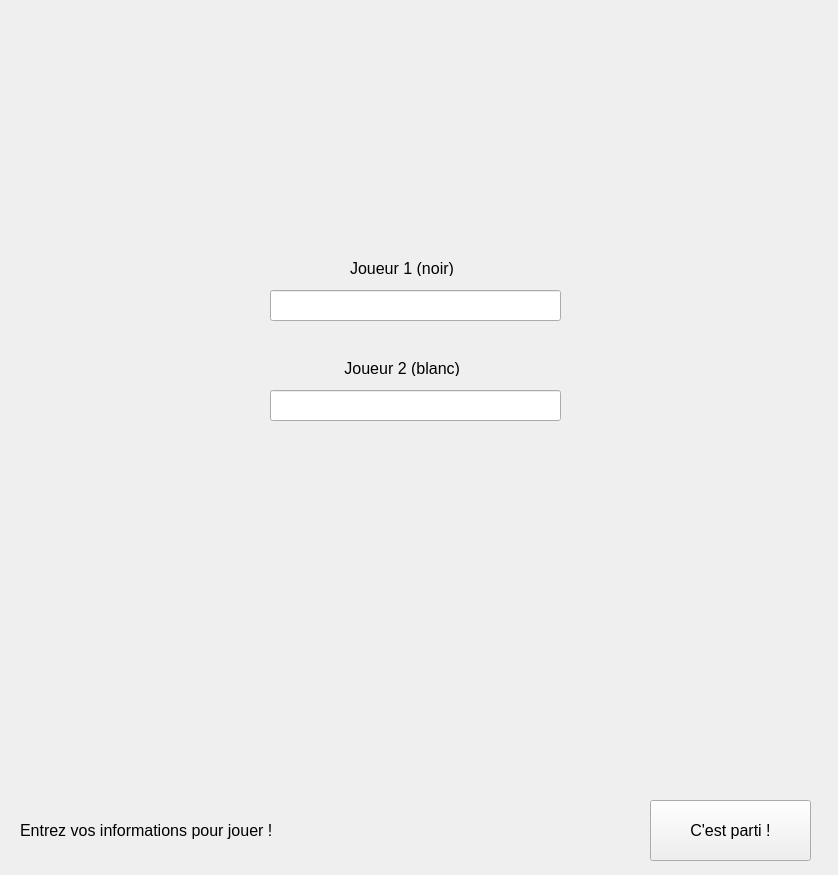
<?xml version="1.0" encoding="UTF-8"?>
<ui version="4.0">
 <class>View</class>
 <widget class="QMainWindow" name="View">
  <property name="geometry">
   <rect>
    <x>0</x>
    <y>0</y>
    <width>838</width>
    <height>875</height>
   </rect>
  </property>
  <property name="windowTitle">
   <string>MainWindow</string>
  </property>
  <widget class="QWidget" name="centralwidget">
   <widget class="QWidget" name="horizontalLayoutWidget">
    <property name="geometry">
     <rect>
      <x>20</x>
      <y>800</y>
      <width>611</width>
      <height>61</height>
     </rect>
    </property>
    <layout class="QHBoxLayout" name="horizontalLayout">
     <item>
      <widget class="QLabel" name="label">
       <property name="font">
        <font>
         <pointsize>12</pointsize>
        </font>
       </property>
       <property name="text">
        <string>Entrez vos informations pour jouer !</string>
       </property>
       <property name="wordWrap">
        <bool>true</bool>
       </property>
      </widget>
     </item>
    </layout>
   </widget>
   <widget class="QWidget" name="verticalLayoutWidget">
    <property name="geometry">
     <rect>
      <x>-10</x>
      <y>-10</y>
      <width>851</width>
      <height>801</height>
     </rect>
    </property>
    <layout class="QVBoxLayout" name="verticalLayout"/>
   </widget>
   <widget class="QPushButton" name="pushButton">
    <property name="geometry">
     <rect>
      <x>650</x>
      <y>800</y>
      <width>161</width>
      <height>61</height>
     </rect>
    </property>
    <property name="font">
     <font>
      <pointsize>12</pointsize>
     </font>
    </property>
    <property name="text">
     <string>C'est parti !</string>
    </property>
   </widget>
   <widget class="QLabel" name="playerWhite">
    <property name="geometry">
     <rect>
      <x>690</x>
      <y>-10</y>
      <width>141</width>
      <height>61</height>
     </rect>
    </property>
    <property name="font">
     <font>
      <pointsize>12</pointsize>
     </font>
    </property>
    <property name="text">
     <string/>
    </property>
   </widget>
   <widget class="QLabel" name="playerBlack">
    <property name="geometry">
     <rect>
      <x>10</x>
      <y>-10</y>
      <width>141</width>
      <height>61</height>
     </rect>
    </property>
    <property name="font">
     <font>
      <pointsize>12</pointsize>
     </font>
    </property>
    <property name="text">
     <string/>
    </property>
   </widget>
   <widget class="QLabel" name="playerWhiteTake">
    <property name="geometry">
     <rect>
      <x>690</x>
      <y>20</y>
      <width>141</width>
      <height>61</height>
     </rect>
    </property>
    <property name="font">
     <font>
      <pointsize>12</pointsize>
     </font>
    </property>
    <property name="text">
     <string/>
    </property>
   </widget>
   <widget class="QLabel" name="playerBlackTake">
    <property name="geometry">
     <rect>
      <x>10</x>
      <y>20</y>
      <width>141</width>
      <height>61</height>
     </rect>
    </property>
    <property name="font">
     <font>
      <pointsize>12</pointsize>
     </font>
    </property>
    <property name="text">
     <string/>
    </property>
   </widget>
   <widget class="QLabel" name="labelBlack">
    <property name="geometry">
     <rect>
      <x>350</x>
      <y>260</y>
      <width>141</width>
      <height>16</height>
     </rect>
    </property>
    <property name="font">
     <font>
      <pointsize>12</pointsize>
     </font>
    </property>
    <property name="text">
     <string>Joueur 1 (noir)</string>
    </property>
   </widget>
   <widget class="QLabel" name="labelWhite">
    <property name="geometry">
     <rect>
      <x>340</x>
      <y>360</y>
      <width>151</width>
      <height>16</height>
     </rect>
    </property>
    <property name="font">
     <font>
      <pointsize>12</pointsize>
     </font>
    </property>
    <property name="text">
     <string> Joueur 2 (blanc)</string>
    </property>
   </widget>
   <widget class="QLineEdit" name="lineEditBlack">
    <property name="geometry">
     <rect>
      <x>270</x>
      <y>290</y>
      <width>291</width>
      <height>31</height>
     </rect>
    </property>
   </widget>
   <widget class="QLineEdit" name="lineEditWhite">
    <property name="geometry">
     <rect>
      <x>270</x>
      <y>390</y>
      <width>291</width>
      <height>31</height>
     </rect>
    </property>
   </widget>
  </widget>
 </widget>
 <resources/>
 <connections/>
</ui>
